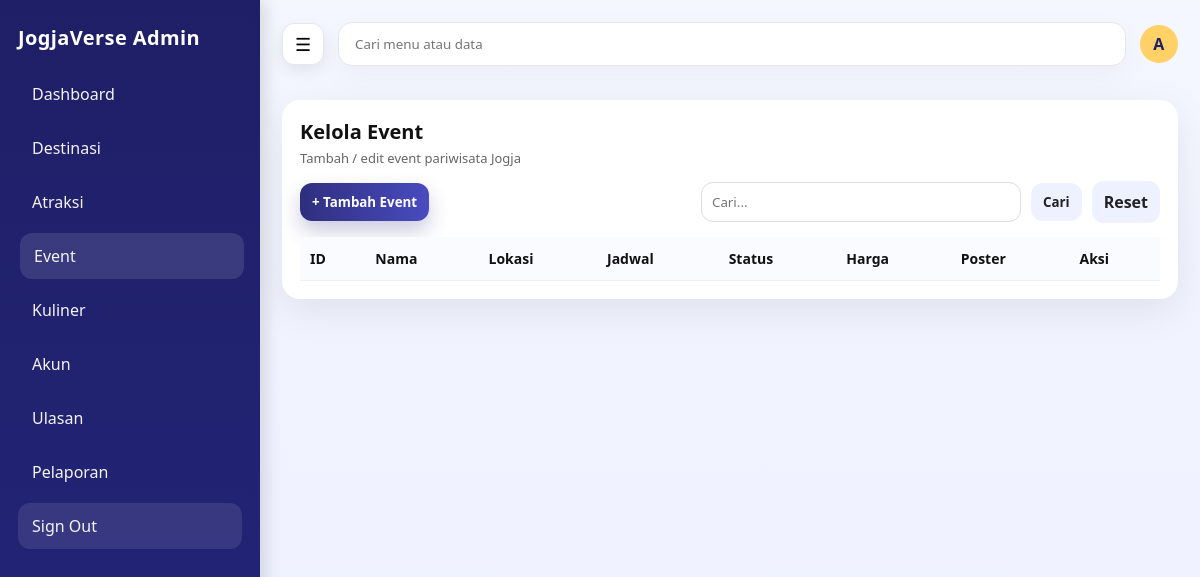
The page /admin/event.php (signed in) on the database as committed earlier.
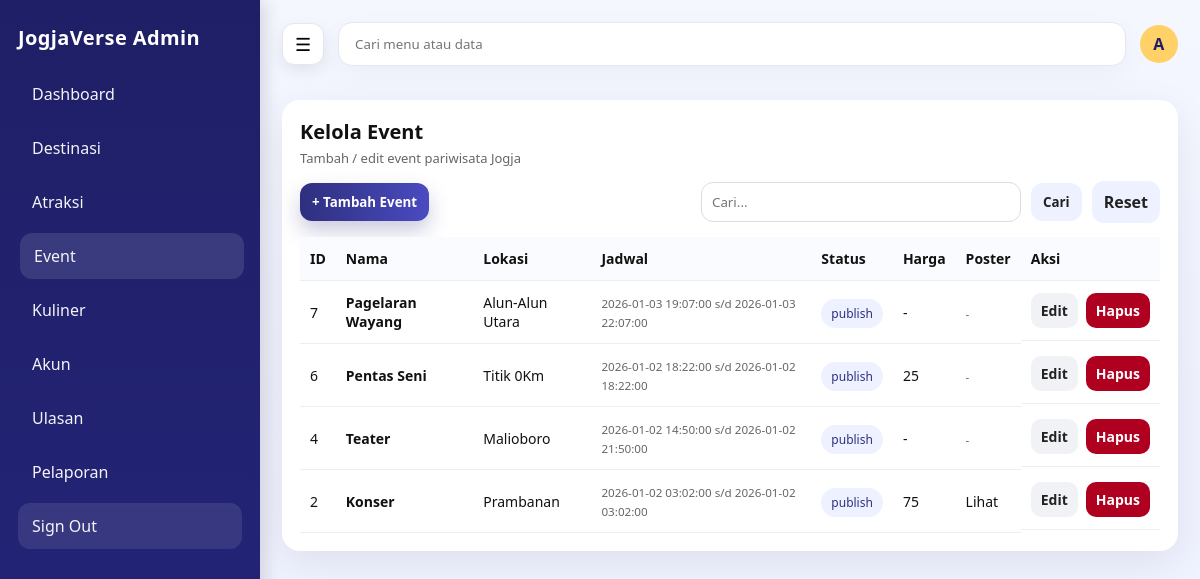
The same page on the database as committed later.
### tables this page shows
CREATE TABLE `event` (
  `id_event` bigint UNSIGNED NOT NULL,
  `id_destinasi` bigint UNSIGNED DEFAULT NULL,
  `id_kategori` bigint UNSIGNED DEFAULT NULL,
  `judul` varchar(180) NOT NULL,
  `slug` varchar(200) NOT NULL,
  `deskripsi` text,
  `lokasi` varchar(255) DEFAULT NULL,
  `latitude` decimal(10,7) DEFAULT NULL,
  `longitude` decimal(10,7) DEFAULT NULL,
  `mulai_pada` datetime NOT NULL,
  `selesai_pada` datetime NOT NULL,
  `kuota` int UNSIGNED DEFAULT '0',
  `harga` int UNSIGNED DEFAULT '0',
  `gambar_sampul_url` varchar(255) DEFAULT NULL,
  `status` enum('draft','publish','dibatalkan','arsip') NOT NULL DEFAULT 'draft',
  `dibuat_oleh` bigint UNSIGNED DEFAULT NULL,
  `dibuat_pada` datetime NOT NULL DEFAULT CURRENT_TIMESTAMP,
  `diubah_pada` datetime DEFAULT NULL ON UPDATE CURRENT_TIMESTAMP
);

### admin/_crud_helper.php (called while the page is built, shortened)
<?php
if (!function_exists('h')) {
  function h($val) {
    return htmlspecialchars((string)$val, ENT_QUOTES, 'UTF-8');
  }
}
function describe_table(mysqli $koneksi, string $table): array {
  $cols = [];
  $pk = null;
  $res = $koneksi->query("SHOW FULL COLUMNS FROM `$table`");
  if ($res) {
    while ($row = $res->fetch_assoc()) {
      $cols[] = $row;
      if (($row['Key'] ?? '') === 'PRI') {
        $pk = $row['Field'];
      }
    }
  }
  return [$cols, $pk];
}
function pick_col(array $colNames, array $candidates): ?string {
  foreach ($candidates as $c) {
    foreach ($colNames as $n) {
      if (strtolower($n) === strtolower($c)) return $n;
    }
  }
  return null;
}
function fetch_rows(mysqli $koneksi, string $table, ?string $pk, string $q, ?array $cols = null): mysqli_result {
  $searchable = [];
  foreach ($cols as $c) {
    $type = strtolower($c['Type'] ?? '');
    if (str_contains($type, 'char') || str_contains($type, 'text')) {
      $searchable[] = $c['Field'];
    }
  }
  $sql = "SELECT * FROM `$table`";
  $params = [];
  if ($pk) {
    $sql .= " ORDER BY `$pk` DESC";
  }
  $stmt = $koneksi->prepare($sql);
  $stmt->execute();
  return $stmt->get_result();
}
function fetch_options_by_table(mysqli $koneksi, array $tableCandidates, array $labelCandidates): array {
  foreach ($tableCandidates as $table) {
    try {
      [$cols, $pk] = describe_table($koneksi, $table);
      $colNames = array_map(fn($c) => $c['Field'], $cols);
      $labelCol = pick_col($colNames, $labelCandidates) ?? $pk;
      $sql = "SELECT `$pk`, `$labelCol` FROM `$table` ORDER BY `$labelCol`";
      $stmt = $koneksi->prepare($sql);
      $stmt->execute();
      $res = $stmt->get_result();
      $rows = [];
      while ($row = $res->fetch_assoc()) {
        $rows[] = [
          'id' => $row[$pk],
          'label' => $row[$labelCol] ?? $row[$pk],
        ];
      }
      if (count($rows) > 0) {
        return $rows;
      }
    } catch (Throwable $e) {
      continue;
    }
  }
  return [];
}

### admin/event.php (the view, shortened to what this page needs)
<?php
require_once __DIR__ . "/../config/koneksi.php";
require_once __DIR__ . "/_crud_helper.php";
$table = "event";
[$cols, $pk] = describe_table($koneksi, $table);
$colNames = array_map(fn($c) => $c['Field'], $cols);
$colNama    = pick_col($colNames, ["judul", "nama_event", "nama", "title"]);
$colLok     = pick_col($colNames, ["lokasi", "tempat", "venue", "alamat", "kota"]);
$colMulai   = pick_col($colNames, ["mulai_pada", "tanggal_mulai", "tgl_mulai", "mulai", "start_date", "start"]);
$colSelesai = pick_col($colNames, ["selesai_pada", "tanggal_selesai", "tgl_selesai", "selesai", "end_date", "end"]);
$colStatus  = pick_col($colNames, ["status", "status_event"]);
$colFoto    = pick_col($colNames, ["gambar_sampul_url", "banner", "poster_url", "foto_url", "gambar_url", "cover"]);
$q = trim($_GET['q'] ?? "");
$data = fetch_rows($koneksi, $table, $pk, $q, $cols);
$penggunaOptions = fetch_options_by_table(
  $koneksi,
  ["pengguna"],
  ["nama_lengkap", "username", "email", "nama"]
);
?>
<?php require_once __DIR__ . "/partials/header.php"; ?>
<link rel="stylesheet" href="<?= BASE_URL ?>/assets/css/admin_crud.css">
<div class="card">
  <div>
    <h1 class="page-title">Kelola Event</h1>
    <p class="page-sub">Tambah / edit event pariwisata Jogja</p>
  </div>
  <div class="toolbar">
    <div class="left">
      <button class="btn" onclick="openModal()">+ Tambah Event</button>
    </div>
    <form method="GET" style="display:flex;gap:10px;align-items:center">
      <input class="search" type="text" name="q" placeholder="Cari..." value="<?= h($q) ?>">
      <button class="btn secondary" type="submit">Cari</button>
      <a class="btn secondary" href="<?= BASE_URL ?>/admin/event.php">Reset</a>
    </form>
  </div>
  <div class="table-wrap">
    <table class="table2">
      <thead>
        <tr>
          <th>ID</th>
          <th>Nama</th>
          <th>Lokasi</th>
          <th>Jadwal</th>
          <th>Status</th>
          <th>Harga</th>
          <th>Poster</th>
          <th>Aksi</th>
        </tr>
      </thead>
      <tbody>
      <?php while($row = $data->fetch_assoc()): ?>
        <tr>
          <td><?= h($row[$pk]) ?></td>
          <td><b><?= h($colNama ? ($row[$colNama] ?? '-') : '-') ?></b></td>
          <td><?= h($colLok ? ($row[$colLok] ?? '-') : '-') ?></td>
          <td>
            <small>
              <?= h($colMulai ? ($row[$colMulai] ?? '-') : '-') ?>
              <?php if ($colSelesai): ?> s/d <?= h($row[$colSelesai] ?? '-') ?><?php endif; ?>
            </small>
          </td>
          <td><span class="pill"><?= h($colStatus ? ($row[$colStatus] ?? '-') : '-') ?></span></td>
          <td><?= h(isset($row['harga']) ? number_format((float)$row['harga'], 0, ',', '.') : '-') ?></td>
          <td>
            <?php if ($colFoto && !empty($row[$colFoto])): ?>
              <a href="<?= h($row[$colFoto]) ?>" target="_blank">Lihat</a>
            <?php else: ?>
              <small>-</small>
            <?php endif; ?>
          </td>
          <td class="actions">
            <a class="btn-sm gray" href="<?= BASE_URL ?>/admin/event.php?edit=<?= h($row[$pk]) ?>">Edit</a>
            <a class="btn-sm danger" onclick="return confirm('Hapus event ini?')" href="<?= BASE_URL ?>/admin/event.php?hapus=<?= h($row[$pk]) ?>">Hapus</a>
          </td>
        </tr>
      <?php endwhile; ?>
      </tbody>
    </table>
  </div>
</div>
<?php require_once __DIR__ . "/partials/footer.php"; ?>

### admin/partials/header.php (shortened to what this page needs)
<!doctype html>
<html>
<head>
  <link rel="stylesheet" href="<?= BASE_URL ?>/assets/css/admin.css">
</head>
<body>
<div class="layout">
  <?php include __DIR__ . "/sidebar.php"; ?>
  <main class="main">
    <?php include __DIR__ . "/topbar.php"; ?>

### admin/partials/sidebar.php
<aside class="sidebar">
  <div class="brand">JogjaVerse Admin</div>
  <nav class="menu">
  <a class="item" href="<?= BASE_URL ?>/admin/dashboard.php">Dashboard</a>
  <a class="item" href="<?= BASE_URL ?>/admin/destinasi.php">Destinasi</a>
  <a class="item" href="<?= BASE_URL ?>/admin/atraksi.php">Atraksi</a>
  <a class="item" href="<?= BASE_URL ?>/admin/event.php">Event</a>
  <a class="item" href="<?= BASE_URL ?>/admin/kuliner.php">Kuliner</a>
  <a class="item" href="<?= BASE_URL ?>/admin/akun.php">Akun</a>
  <a class="item" href="<?= BASE_URL ?>/admin/ulasan.php">Ulasan</a>
  <a class="item" href="<?= BASE_URL ?>/admin/pelaporan.php">Pelaporan</a>
  <a class="item danger" href="<?= BASE_URL ?>/public/logout.php">Sign Out</a>
</nav>
</aside>

### admin/partials/topbar.php
<header class="topbar">
  <button class="hamburger" onclick="toggleSidebar()">&#9776;</button>
  <div class="topbar-search-wrap">
    <input class="topbar-search" placeholder="Cari menu atau data">
  </div>
  <div class="avatar">
    <?= htmlspecialchars(substr($_SESSION["nama_lengkap"] ?? "A", 0, 1)) ?>
  </div>
</header>

### admin/partials/footer.php (shortened to what this page needs)
  </main>
</div>
</body>
</html>

### assets/css/admin.css (style rules this page uses)
* { box-sizing: border-box; font-family: 'Segoe UI', 'Poppins', Tahoma, sans-serif; }
body { margin: 0; background: #f4f6fb; color: #111; }
a { text-decoration: none; color: inherit; }
.layout { display: flex; min-height: 100vh; background: linear-gradient(180deg, #f5f7ff 0%, #f1f4ff 40%, #eef1ff 100%); }
.sidebar { width: 260px; background: linear-gradient(180deg, #1f1f67 0%, #24257a 100%); color: #fff; padding: 18px; position: sticky; top: 0; height: 100vh; box-shadow: 6px 0 16px rgba(0, 0, 0, 0.12); }
.brand { font-weight: 800; font-size: 20px; margin: 6px 0 20px; letter-spacing: 0.4px; }
.menu .item { display: block; padding: 12px 14px; border-radius: 12px; margin-bottom: 8px; color: #fff; opacity: 0.95; transition: background 0.2s, transform 0.1s; }
.menu .item:hover, .menu .item.active { background: rgba(255, 255, 255, 0.12); transform: translateX(2px); }
.menu .danger { background: rgba(255, 255, 255, 0.1); }
.main { flex: 1; padding: 22px; display: flex; flex-direction: column; gap: 8px; }
.main > * + * { margin-top: 2px; }
.topbar { display: flex; align-items: center; gap: 14px; margin-bottom: 24px; }
.hamburger { width: 42px; height: 42px; border-radius: 12px; border: 1px solid #e4e6f0; background: #fff; cursor: pointer; font-size: 18px; box-shadow: 0 6px 16px rgba(0, 0, 0, 0.08); }
.topbar-search-wrap { flex: 1; }
.topbar-search { width: 100%; padding: 12px 16px; border-radius: 14px; border: 1px solid #e4e6f0; background: #fff; box-shadow: inset 0 1px 0 rgba(255, 255, 255, 0.9), 0 10px 30px rgba(0, 0, 0, 0.04); }
.avatar { width: 38px; height: 38px; border-radius: 50%; background: #ffd166; color: #1f1f67; display: grid; place-items: center; font-weight: 800; letter-spacing: 0.4px; }
.card { background: #fff; border-radius: 18px; padding: 18px; box-shadow: 0 12px 40px rgba(0, 0, 0, 0.08); margin-bottom: 18px; }
.btn { padding: 10px 12px; border-radius: 12px; border: 0; background: linear-gradient(90deg, #2f2f7e, #494bc0); color: #fff; cursor: pointer; font-weight: 700; box-shadow: 0 10px 20px rgba(47, 47, 126, 0.25); }
.btn.secondary { background: #eef1ff; color: #222; box-shadow: none; }
input, select, textarea { width: 100%; padding: 10px; border: 1px solid #ddd; border-radius: 12px; }
.pill { padding: 6px 10px; border-radius: 999px; background: #eef1ff; color: #2f2f7e; font-size: 12px; }

### assets/css/admin_crud.css (style rules this page uses)
.page-title { margin: 0; font-size: 20px; font-weight: 800; }
.page-sub { margin: 4px 0 0; color: #666; font-size: 13px; }
.toolbar { display: flex; gap: 10px; align-items: center; justify-content: space-between; margin: 14px 0; }
.toolbar .left { display: flex; gap: 10px; align-items: center; }
.search { width: 320px; }
.table-wrap { overflow: auto; }
.table2 { width: 100%; border-collapse: collapse; }
.table2 th, .table2 td { padding: 12px 10px; border-bottom: 1px solid #eee; font-size: 14px; text-align: left; }
.table2 th { background: #fafbff; position: sticky; top: 0; z-index: 1; }
.table2 td small { color: #666; }
.actions { display: flex; gap: 8px; white-space: nowrap; }
.btn-sm { padding: 8px 10px; border-radius: 10px; border: 0; cursor: pointer; font-weight: 700; }
.btn-sm.gray { background: #f1f2f6; color: #222; }
.btn-sm.danger { background: #b00020; color: #fff; }
input, textarea, select { width: 100%; padding: 10px; border: 1px solid #ddd; border-radius: 12px; }

Rows that differ between the two databases and show on the page:
added event: id_event "7", judul "Pagelaran Wayang", lokasi "Alun-Alun Utara", mulai_pada "2026-01-03 19:07:00", selesai_pada "2026-01-03 22:07:00", status "publish", harga "-"
added event: id_event "6", judul "Pentas Seni", lokasi "Titik 0Km", mulai_pada "2026-01-02 18:22:00", selesai_pada "2026-01-02 18:22:00", status "publish", harga "25"
added event: id_event "4", judul "Teater", lokasi "Malioboro", mulai_pada "2026-01-02 14:50:00", selesai_pada "2026-01-02 21:50:00", status "publish", harga "-"
added event: id_event "2", judul "Konser", lokasi "Prambanan", mulai_pada "2026-01-02 03:02:00", selesai_pada "2026-01-02 03:02:00", status "publish", harga "75"
